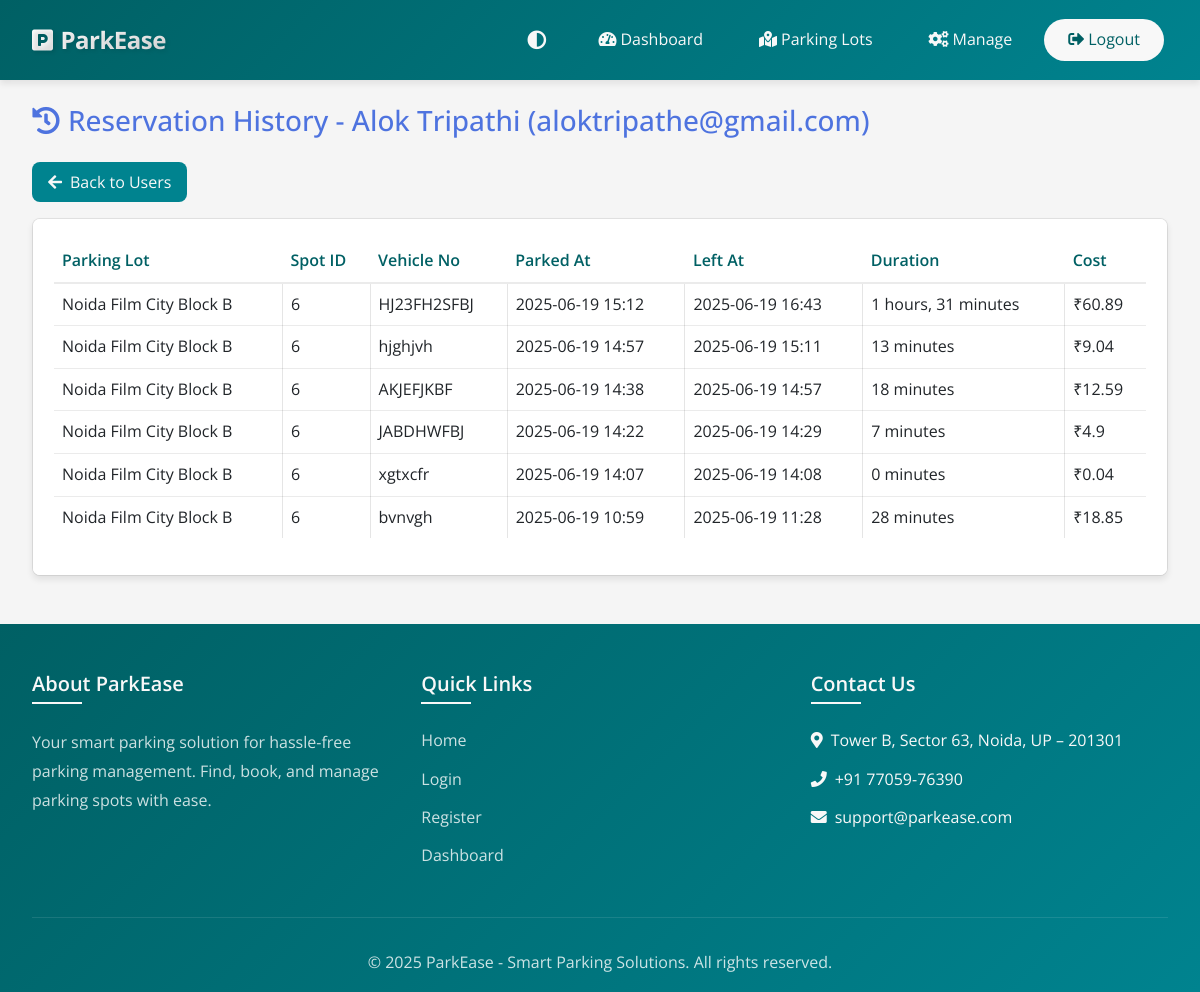
The app's page /admin/user/1/reservations (signed in) with its own data.
### models.py (models this page shows, shortened)
class User(UserMixin, db.Model):
    __tablename__ = 'users'
    id = db.Column(db.Integer, primary_key=True)
    email = db.Column(db.String(120), unique=True, nullable=False)
    password_hash = db.Column(db.String(128))
    name = db.Column(db.String(100), nullable=False)
    address = db.Column(db.String(200), nullable=False)
    pincode = db.Column(db.String(10), nullable=False)
    created_at = db.Column(db.DateTime, default=datetime.utcnow)
    user_type = db.Column(db.String(20), default='user')
    reservations = db.relationship('Reservation', backref='user', lazy=True)

class Reservation(db.Model):
    __tablename__ = 'reservations'
    id = db.Column(db.Integer, primary_key=True)
    spot_id = db.Column(db.Integer, db.ForeignKey('parking_spots.id'), nullable=False)
    user_id = db.Column(db.Integer, db.ForeignKey('users.id'), nullable=False)
    vehicle_number = db.Column(db.String(20), nullable=False)
    parking_timestamp = db.Column(db.DateTime, nullable=False, default=datetime.utcnow)
    expected_end_time = db.Column(db.DateTime, nullable=True)
    leaving_timestamp = db.Column(db.DateTime, nullable=True)
    parking_cost = db.Column(db.Float, nullable=True)
    payment_status = db.Column(db.String(20), nullable=True)
    payment_mode = db.Column(db.String(20), nullable=True)
    payment_time = db.Column(db.DateTime, nullable=True)
    force_released = db.Column(db.Boolean, nullable=True, default=False)

class ParkingLot(db.Model):
    __tablename__ = 'parking_lots'
    id = db.Column(db.Integer, primary_key=True)
    prime_location_name = db.Column(db.String(100), nullable=False)
    price = db.Column(db.Float, nullable=False)  # Price per hour
    address = db.Column(db.String(200), nullable=False)
    pincode = db.Column(db.Integer, nullable=False)
    max_spots = db.Column(db.Integer, nullable=False)
    created_at = db.Column(db.DateTime, default=datetime.utcnow)
    spots = db.relationship('ParkingSpot', backref='parking_lot', lazy=True, cascade='all, delete-orphan')

class ParkingSpot(db.Model):
    __tablename__ = 'parking_spots'
    id = db.Column(db.Integer, primary_key=True)
    lot_id = db.Column(db.Integer, db.ForeignKey('parking_lots.id'), nullable=False)
    status = db.Column(db.String(1), nullable=False, default='A')  # A = Available, O = Occupied
    reservations = db.relationship('Reservation', backref='parking_spot', lazy=True)

### routes/admin/users.py (the view)
@admin_bp.route('/user/<int:user_id>/reservations')
@login_required
def admin_user_reservation_history(user_id):
    if session.get('user_type') != 'admin':
        flash('Access denied', 'danger')
        return redirect(url_for('main.index'))
    try:
        user = User.query.get_or_404(user_id)
        reservations = db.session.query(
            Reservation, ParkingSpot, ParkingLot
        ).join(
            ParkingSpot, Reservation.spot_id == ParkingSpot.id
        ).join(
            ParkingLot, ParkingSpot.lot_id == ParkingLot.id
        ).filter(
            Reservation.user_id == user_id
        ).order_by(
            Reservation.parking_timestamp.desc()
        ).all()
        return render_template('admin_user_reservations.html', user=user, reservations=reservations)
    except Exception as e:
        print('Admin user reservation history error:', e)
        traceback.print_exc()
        flash('An error occurred while loading reservation history', 'danger')
        return redirect(url_for('admin.admin_users'))

### app.py (called while the page is built)
@login_manager.user_loader
def load_user(user_id):
    if session.get('user_type') == 'admin':
        return Admin.query.get(int(user_id))
    return User.query.get(int(user_id))

### utils.py (called while the page is built)
def utc_to_ist(utc_dt):
    if utc_dt is None:  # this will convert utc datetime into ist datetime
        return None
    if utc_dt.tzinfo is None:
        utc_dt = timezone('UTC').localize(utc_dt)
    ist = timezone('Asia/Kolkata')
    return utc_dt.astimezone(ist)

def format_ist_datetime(utc_dt, format='%Y-%m-%d %H:%M'):
    if utc_dt is None:
        return 'N/A'
    ist_dt = utc_to_ist(utc_dt)
    return ist_dt.strftime(format)

### templates/admin_user_reservations.html
{% extends 'base.html' %}
{% block content %}
<div class="container mt-4">
    <h3 class="mb-4 text-primary"><i class="fas fa-history me-2"></i>Reservation History - {{ user.name }} ({{ user.email }})</h3>
    <a href="{{ url_for('admin.admin_users') }}" class="btn btn-secondary mb-3"><i class="fas fa-arrow-left me-2"></i>Back to Users</a>
    <div class="card mb-5">
        <div class="card-body">
            <div class="table-responsive">
                <table class="table table-hover">
                    <thead>
                        <tr>
                            <th>Parking Lot</th>
                            <th>Spot ID</th>
                            <th>Vehicle No</th>
                            <th>Parked At</th>
                            <th>Left At</th>
                            <th>Duration</th>
                            <th>Cost</th>
                        </tr>
                    </thead>
                    <tbody>
                        {% if reservations|length == 0 %}
                        <tr>
                            <td colspan="7" class="text-center text-muted">No reservation history found.</td>
                        </tr>
                        {% else %}
                        {% for reservation, spot, lot in reservations %}
                        <tr>
                            <td>{{ lot.prime_location_name }}</td>
                            <td>{{ spot.id }}</td>
                            <td>{{ reservation.vehicle_number or 'N/A' }}</td>
                            <td>{{ format_ist_datetime(reservation.parking_timestamp) }}</td>
                            <td>{{ format_ist_datetime(reservation.leaving_timestamp) }}</td>
                            <td>
                                {% if reservation.leaving_timestamp %}
                                    {% set duration = (reservation.leaving_timestamp - reservation.parking_timestamp).total_seconds() // 60 %}
                                    {% if duration < 60 %}
                                        {{ duration|int }} minutes
                                    {% else %}
                                        {{ (duration // 60)|int }} hours, {{ (duration % 60)|int }} minutes
                                    {% endif %}
                                {% else %}
                                    Active
                                {% endif %}
                            </td>
                            <td>₹{{ reservation.parking_cost or 'Pending' }}</td>
                        </tr>
                        {% endfor %}
                        {% endif %}
                    </tbody>
                </table>
            </div>
        </div>
    </div>
</div>
{% endblock %}

### static/css/style.css (style rules this page uses)
body { font-family: 'Open Sans', sans-serif; min-height: 100vh; display: flex; flex-direction: column; color: var(--text-color); line-height: 1.6; background-color: var(--body-bg); }
.card { position: relative; border: 1.5px solid rgba(0,0,0,0.08) !important; border-radius: var(--border-radius); transition: all 0.3s ease; background-clip: padding-box; overflow: hidden; box-shadow: 0 2px 8px rgba(0,0,0,0.03); }
.card-body { position: relative; background-color: var(--card-bg); }
.card, .dashboard-card, .parking-lot-card .card, .admin-card, .modal-content { border-radius: var(--border-radius) !important; }
.card::before, .card::after, .dashboard-card::before, .dashboard-card::after, .parking-lot-card .card::before, .parking-lot-card .card::after, .admin-card::before, .admin-card::after, .modal-content::before, .modal-content::after { display: none !important; }
.card, .dashboard-card, .parking-lot-card .card, .admin-card, .modal-content { background-color: var(--card-bg); }
.card-body { padding: 1.25rem; }
.table { border: 1px solid rgba(0, 0, 0, 0.1); border-radius: var(--border-radius); overflow: hidden; background-color: var(--table-bg); color: var(--text-color); }
.table th { border-bottom: 1px solid rgba(0, 0, 0, 0.1); background-color: var(--table-bg); color: var(--primary-color); font-weight: 600; }
.table td { border-bottom: 1px solid rgba(0, 0, 0, 0.1); border-right: 1px solid rgba(0, 0, 0, 0.1); }
.table td:last-child { border-right: none; }
.table tr:last-child td { border-bottom: none; }
.btn { background-color: var(--primary-color); color: var(--white); border: none; padding: 0.5rem 1rem; border-radius: var(--border-radius); text-decoration: none; transition: all 0.3s ease; }
.btn-secondary { background-color: var(--secondary-color); color: var(--white); text-decoration: none; }
.text-primary { color: #4e73df !important; }
.fas, .far, .fab { display: inline-block; font-style: normal; font-variant: normal; text-rendering: auto; -webkit-font-smoothing: antialiased; line-height: 1; }
.card, .btn, .nav-link { transition: all 0.3s ease; }
.table tbody tr { transition: background-color 0.3s ease; }
html { scroll-behavior: smooth; }
.btn { position: relative; overflow: hidden; }
.btn::after { content: ''; position: absolute; top: 50%; left: 50%; width: 5px; height: 5px; background: rgba(255, 255, 255, 0.5); opacity: 0; border-radius: 100%; transform: scale(1, 1) translate(-50%); transform-origin: 50% 50%; }
:root { --primary-color: #006064; --primary-hover: #00838f; --secondary-color: #546e7a; --success-color: #2e7d32; --danger-color: #c62828; --warning-color: #f57f17; --info-color: #0277bd; --light-color: #f5f5f5; --dark-color: #263238; --body-bg: #ffffff; --card-bg: #ffffff; --text-color: #37474f; --text-muted: #607d8b; --border-color: rgba(0, 0, 0, 0.15); --border-hover: rgba(0, 0, 0, 0.25); --box-shadow: 0 2px 4px rgba(0, 0, 0, 0.1); --box-shadow-hover: 0 4px 8px rgba(0, 0, 0, 0.15); --border-radius: 8px; --transition-speed: 0.3s; }
.card-body { border-radius: 0; overflow: hidden; }
.card-body { flex: 1; overflow: hidden; }

### static/css/admin.css (style rules this page uses)
body { font-family: 'Open Sans', sans-serif; }

### templates/base.html (style rules this page uses)
:root { --primary-color: #006064; --secondary-color: #00838F; --accent-color: #0039d4; --text-color: #2c2c2c; --text-muted: #4a4a4a; --border-color: #d0d0d0; --card-bg: #ffffff; --input-bg: #f0f0f0; --hover-color: #004D40; --success-color: #00C853; --danger-color: #D50000; --warning-color: #FFD600; --info-color: #00B0FF; --light-text: #4a4a4a; --white: #f8f8f8; --light-bg: #f5f5f5; --border-radius: 8px; --box-shadow: 0 4px 6px rgba(0, 0, 0, 0.08); --body-bg: #f5f5f5; --table-bg: #ffffff; --table-hover: #f8f8f8; }
body { font-family: 'Open Sans', sans-serif; min-height: 100vh; display: flex; flex-direction: column; color: var(--text-color); line-height: 1.6; background-color: var(--body-bg); }
.card, .dashboard-card, .parking-lot-card .card, .modal-content, .table, .form-control, .btn { transition: none; }
.container { max-width: 1400px; padding: 0 2rem; }
.card { background-color: var(--card-bg); border: 1px solid rgba(0, 0, 0, 0.08); box-shadow: var(--box-shadow); }
.card-body { background-color: var(--card-bg); padding: 1.25rem; }
.table { background-color: var(--table-bg); color: var(--text-color); }
.table th { color: var(--primary-color); font-weight: 600; background-color: var(--table-bg); border-bottom: 2px solid rgba(0, 0, 0, 0.08); }
.table td { border-bottom: 1px solid rgba(0, 0, 0, 0.08); }
.btn { transition: var(--transition); }

### records on screen
User: name "Alok Tripathi", email "aloktripathe@gmail.com"
Reservation: prime_location_name "Noida Film City Block B", id "6", vehicle_number "HJ23FH2SFBJ", parking_timestamp "2025-06-19 15:12", leaving_timestamp "2025-06-19 16:43", user "1", value "31", parking_cost "60.89"
Reservation: prime_location_name "Noida Film City Block B", id "6", vehicle_number "hjghjvh", parking_timestamp "2025-06-19 14:57", leaving_timestamp "2025-06-19 15:11", duration "13", parking_cost "9.04"
Reservation: prime_location_name "Noida Film City Block B", id "6", vehicle_number "AKJEFJKBF", parking_timestamp "2025-06-19 14:38", leaving_timestamp "2025-06-19 14:57", duration "18", parking_cost "12.59"
Reservation: prime_location_name "Noida Film City Block B", id "6", vehicle_number "JABDHWFBJ", parking_timestamp "2025-06-19 14:22", leaving_timestamp "2025-06-19 14:29", duration "7", parking_cost "4.9"
Reservation: prime_location_name "Noida Film City Block B", id "6", vehicle_number "xgtxcfr", parking_timestamp "2025-06-19 14:07", leaving_timestamp "2025-06-19 14:08", force_released "0", parking_cost "0.04"
Reservation: prime_location_name "Noida Film City Block B", id "6", vehicle_number "bvnvgh", parking_timestamp "2025-06-19 10:59", leaving_timestamp "2025-06-19 11:28", duration "28", parking_cost "18.85"
